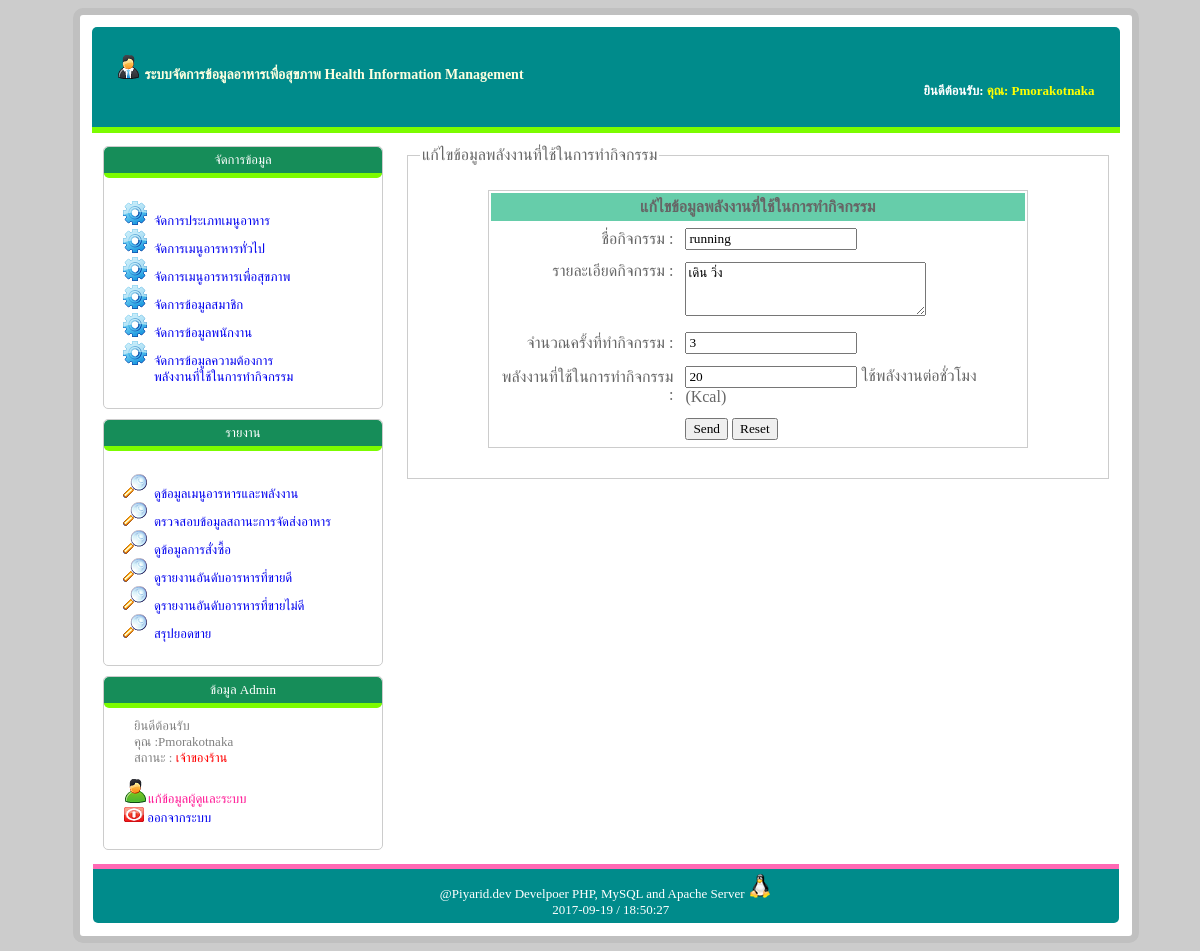
Screenshot of /back_end/home.php?url=activity_edit&activityid=1 (signed in) with the database file from the repository.
### tables this page shows
CREATE TABLE `activity` (
  `activityid` int(5) NOT NULL auto_increment,
  `activity_name` varchar(20) NOT NULL,
  `detail` varchar(50) NOT NULL,
  `number_week` varchar(10) NOT NULL,
  `energy` varchar(50) NOT NULL,
  PRIMARY KEY  (`activityid`)
);

### back_end/activity_edit.php (the view, shortened to what this page needs)
<?php
    $activityid = $_GET[activityid];
    $sql = "SELECT * FROM activity WHERE activityid = '$activityid' ";
        $rs = mysql_query($sql);
        if($rs){
            $r = mysql_fetch_array($rs);
        } else {
            echo mysql_error();
        }
?>
<!DOCTYPE html>
<html>
    <head>
    </head>
    <body>
        <fieldset style="border: 1px #cccccc solid;margin: 10px;">
        <legend>แก้ไขข้อมูลพลังงานที่ใช้ในการทำกิจกรรม</legend>
        <form action="activity_edit_process.php" method="post">
            <table width="80%"cellpadding="5px"
            style="border: #cccccc 1px solid; margin-top: 20px;
            margin-bottom: 20px;">
            <th colspan="2" bgcolor="#66CDAA">
                แก้ไขข้อมูลพลังงานที่ใช้ในการทำกิจกรรม
            </th>
            <tr>
                    <td align="right">ชื่อกิจกรรม :</td>
                    <td>
                        <input type="text" name="activity_name" value="<?=$r[activity_name]?>"/>
                    </td>
                </tr>
                <tr>
                    <td align="right" valign="top">รายละเอียดกิจกรรม :</td>
                    <td>
                        <textarea name="detail" rows="3" cols="30"><?php echo $r[detail];?></textarea>
                    </td>
                </tr>
                <tr>
                    <td align="right">จำนวณครั้งที่ทำกิจกรรม :</td>
                    <td>
                        <input type="text" name="number_week" value="<?=$r[number_week]?>"/>
                    </td>
                </tr>
                <tr>
                    <td align="right">
                        พลังงานที่ใช้ในการทำกิจกรรม :
                    </td>
                    <td>
                        <input type="text" name="energy" value="<?=$r[energy]?>"/>
                        ใช้พลังงานต่อชั่วโมง (Kcal)
                    </td>
                </tr>
                <tr>
                    <td></td>
                    <td>
                        <input type="submit" value="Send"/>
                        <input type="reset" value="Reset"/>
                    </td>
                </tr>
            </table>
        </form>
    </fieldset>
    </body>
</html>

### css/admin.css (style rules this page uses)
body { background-color: #ccc; }
* { font-family: Tahoma ,Waree; }

### rows the page displays
activity: activity_name "running", detail "เดิน วิ่ง", number_week "3", energy "20"

### other values shown
$_SESSION["psn_name"] "Pmorakotnaka"
